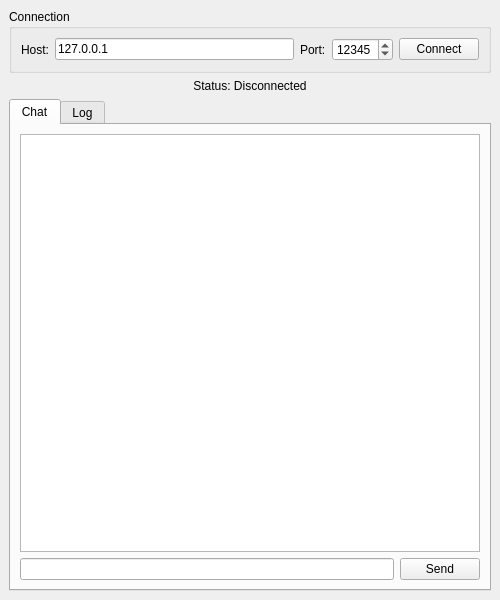
<?xml version="1.0" encoding="UTF-8"?>
<ui version="4.0">
 <class>ClientWindow</class>
 <widget class="QMainWindow" name="ClientWindow">
  <property name="geometry">
   <rect>
    <x>0</x>
    <y>0</y>
    <width>500</width>
    <height>600</height>
   </rect>
  </property>
  <property name="windowTitle">
   <string>JSON Client</string>
  </property>
  <widget class="QWidget" name="centralwidget">
   <layout class="QVBoxLayout" name="verticalLayout">
    <item>
     <widget class="QGroupBox" name="groupBox">
      <property name="title">
       <string>Connection</string>
      </property>
      <layout class="QHBoxLayout" name="horizontalLayout">
       <item>
        <widget class="QLabel" name="label">
         <property name="text">
          <string>Host:</string>
         </property>
        </widget>
       </item>
       <item>
        <widget class="QLineEdit" name="hostLineEdit">
         <property name="text">
          <string>127.0.0.1</string>
         </property>
        </widget>
       </item>
       <item>
        <widget class="QLabel" name="label_2">
         <property name="text">
          <string>Port:</string>
         </property>
        </widget>
       </item>
       <item>
        <widget class="QSpinBox" name="portSpinBox">
         <property name="minimum">
          <number>1024</number>
         </property>
         <property name="maximum">
          <number>65535</number>
         </property>
         <property name="value">
          <number>12345</number>
         </property>
        </widget>
       </item>
       <item>
        <widget class="QPushButton" name="connectButton">
         <property name="text">
          <string>Connect</string>
         </property>
        </widget>
       </item>
      </layout>
     </widget>
    </item>
    <item>
     <widget class="QLabel" name="statusLabel">
      <property name="text">
       <string>Status: Disconnected</string>
      </property>
      <property name="alignment">
       <set>Qt::AlignCenter</set>
      </property>
     </widget>
    </item>
    <item>
     <widget class="QTabWidget" name="tabWidget">
      <property name="currentIndex">
       <number>0</number>
      </property>
      <widget class="QWidget" name="tab">
       <attribute name="title">
        <string>Chat</string>
       </attribute>
       <layout class="QVBoxLayout" name="verticalLayout_2">
        <item>
         <widget class="QTextEdit" name="chatTextEdit">
          <property name="readOnly">
           <bool>true</bool>
          </property>
         </widget>
        </item>
        <item>
         <layout class="QHBoxLayout" name="horizontalLayout_2">
          <item>
           <widget class="QLineEdit" name="messageLineEdit"/>
          </item>
          <item>
           <widget class="QPushButton" name="sendButton">
            <property name="text">
             <string>Send</string>
            </property>
           </widget>
          </item>
         </layout>
        </item>
       </layout>
      </widget>
      <widget class="QWidget" name="tab_2">
       <attribute name="title">
        <string>Log</string>
       </attribute>
       <layout class="QVBoxLayout" name="verticalLayout_3">
        <item>
         <widget class="QTextEdit" name="logTextEdit">
          <property name="readOnly">
           <bool>true</bool>
          </property>
         </widget>
        </item>
       </layout>
      </widget>
     </widget>
    </item>
   </layout>
  </widget>
 </widget>
 <resources/>
 <connections>
  <connection>
   <sender>connectButton</sender>
   <signal>clicked()</signal>
   <receiver>ClientWindow</receiver>
   <slot>on_connectButton_clicked()</slot>
  </connection>
  <connection>
   <sender>sendButton</sender>
   <signal>clicked()</signal>
   <receiver>ClientWindow</receiver>
   <slot>on_sendButton_clicked()</slot>
  </connection>
 </connections>
</ui>
